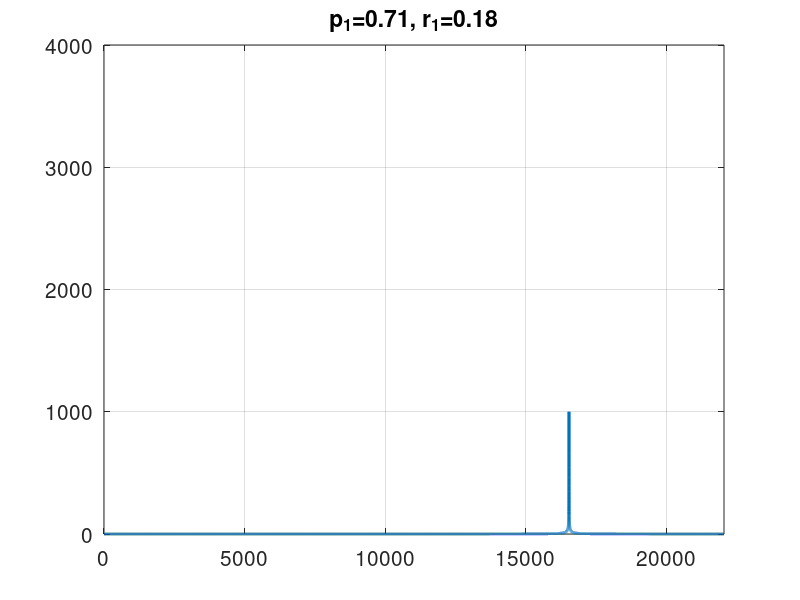

Source code (MATLAB): (Note: this script raises an error after producing the figure.)
% code to get the take the 3x3 transfer function of the digital waveguide
% mesh into a sum of first-order and second-order sections

% makes plots of:
%   1. the poles on the unit circle
%   2. a spectrogram of the the mesh

saveDissertationFigures = 1;

a = -0.999;
fs = 44100;
dur = 1;

N = fs*dur;
x = zeros(1, N);
x(1) = 1;

Nfft = 2^nextpow2(N);
faxis = (fs/2)*linspace(0, 1, Nfft/2+1);

% 3x3 mesh transfer function
B = [0 2 0 a 0 0 0 -a^2];
A = [1 0 (1+a)/2 0 0 0 -(a + a^2)/2 0 -a^2];
y = filter(B, A, x);

%% bank of 1st order sections
[r, p, k] = residuez(B,A);

y1 = zeros(size(y));
for i=1:length(r)
    BB = r(i);
    AA = [1 -p(i)];
    y1 = y1 + real(filter(BB, AA, x));
end

%% bank of 2nd order sections

% sort poles by angle
[~, pInds] = sort(angle(p));
ps = p(pInds);
rs = r(pInds);

% get poles with angle from 0 to pi
totNP = length(ps);
ps = ps(totNP/2:end);
rs = rs(totNP/2:end);

% form the 2nd order sections
Nsos = length(ps)-1;
sos = zeros(Nsos,6);
for i=1:Nsos
    
    if i==1
        
        % put the 0 and pi one into the sos first
        p1 = ps(1);
        p2 = ps(end);
        r1 = rs(1);
        r2 = rs(end);
        
        b0 = r1+r2; 
        b1 = -(r1*p2 + r2*p1);
        b2 = 0;
        a0 = 1;
        a1 = -(p1+p2);
        a2 = p1*p2;
    else
        
        b0 = 2*real(rs(i));
        b1 = -2*real(rs(i)*conj(ps(i)));
        b2 = 0;
        a0 = 1;
        a1 = -2*real(ps(i));
        a2 = abs(ps(i))^2;
    end
    
    sos(i,:) = [b0 b1 b2 a0 a1 a2];
    
end

y2 = zeros(size(y));
for i=1:Nsos
    BB = sos(i,1:3);
    AA = sos(i,4:6);
    xx = filter(BB, AA, x);
    y2 = y2 + xx;
    
    XX = fft(xx, Nfft);
    XXPos = XX(1:Nfft/2+1);
    
    plot(faxis, abs(XXPos), 'linewidth', 2);
    %xlabel('Frequency (Hz)');
    %ylabel('Amplitude (linear)');
    title(sprintf('p_%d=%.2f, r_%d=%.2f', i, ps(i), i, rs(i)))
    set(gca,'FontSize',15)
    xlim([faxis(1) faxis(end)]);
    ylim([0 4000]);
    grid on;
    if saveDissertationFigures==1
        fig = gcf;
        fig.PaperUnits = 'inches';
        fig.PaperPosition = [0 0 6 2.5];
        saveas(gcf, ['figures/DWM3x3Biquad' num2str(i)], 'epsc')
    end
    
    %freqz(BB, AA);
    %pause
end

% Note that it can also be expressed as a series (product) of second order sections
% but that doesn't relate to how we're using it as modal synthesis

%% FFT check
Y = fft(y, Nfft);
YPos = Y(1:Nfft/2+1);

Y1 = fft(y1, Nfft);
Y1Pos = Y1(1:Nfft/2+1);

Y2 = fft(y2, Nfft);
Y2Pos = Y2(1:Nfft/2+1);


figure
subplot(311)
plot(y); grid on;
subplot(312)
plot(y1); grid on;
subplot(313)
plot(y2); grid on;
sgtitle('time-domain signal for 3x3 mesh filter and parallel filter banks');

figure
subplot(311)
plot(faxis, abs(YPos)); grid on;
subplot(312)
plot(faxis, abs(Y1Pos)); grid on;
subplot(313)
plot(faxis, abs(Y2Pos)); grid on;
sgtitle('magnitude spectrum of 3x3, center hit mesh and parallel filter bank');

%% pole-zero plot

figure
zplane([], p);
h = gca;
set(h.Children(2), 'MarkerSize', 15)
set(h.Children(2), 'LineWidth', 2)
set(h.Children(1), 'color', 'k')
xlabel('Real');
ylabel('Imaginary');
title('Poles for the 3x3 DWM on the unit circle');
set(gca,'FontSize',15)
if saveDissertationFigures==1
    fig = gcf;
    fig.PaperUnits = 'inches';
    fig.PaperPosition = [0 0 6 8];
    print('figures/DWM3x3Poles', '-depsc', '-r0')
end

figure
plot(faxis, abs(YPos), 'linewidth', 2); 
xlim([0 faxis(end)])
set(gca,'FontSize',15)
xlabel('Frequency (Hz)');
ylabel('Amplitude (linear)');
title('3x3 DWM Magnitude Spectrum');
grid on;
if saveDissertationFigures==1
    fig = gcf;
    fig.PaperUnits = 'inches';
    fig.PaperPosition = [0 0 6 2.5];
    saveas(gcf, ['figures/DWM3x3MagSpec'], 'epsc')
end
